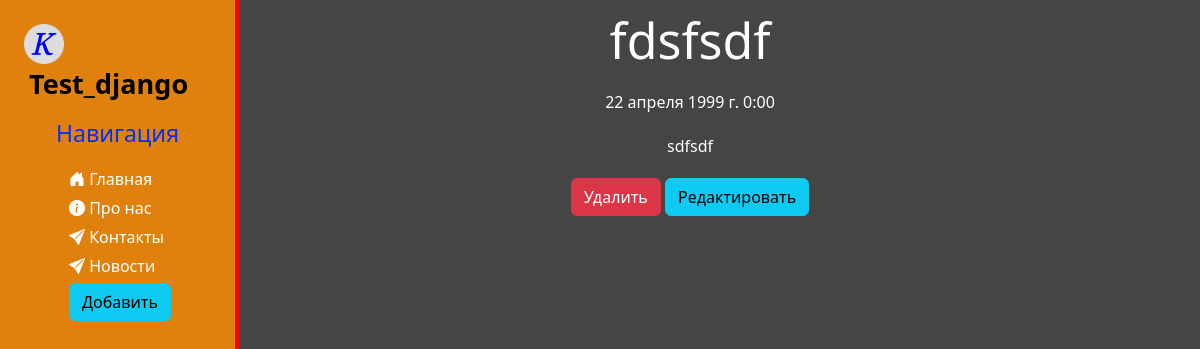
Page /news/4 on the committed database.
### news/models.py (models this page shows, shortened)
class Artiles(models.Model):
    title = models.CharField('Название', max_length=50)
    anons = models.CharField('Анонс', max_length=250,)
    full_text = models.TextField('Статья')
    date = models.DateTimeField('Дата публикации')
    class Meta:
        verbose_name = 'Новость'
        verbose_name_plural = 'Новости'

### news/views.py (the view)
class NewsDetailView(DetailView):
    model = Artiles
    template_name = 'news/details_new.html'
    context_object_name = 'artile'

### news/templates/news/details_new.html (shortened to what this page needs)
{% extends 'main/layout.html' %}
{% block content %}
    <div class="features">
        <h1>{{ artile.title }}</h1>
        <p>{{ artile.date }}</p>
        <p>{{ artile.full_text }}</p>
        <a href="{% url 'news-delete' artile.id %}" class="btn btn-danger">Удалить</a>
        <a href="{% url 'news-update' artile.id %}" class="btn btn-info">Редактировать</a>
    </div>
{% endblock  %}

### main/static/main/css/main.css (style rules this page uses)
body { background: rgba(0, 0, 0, 0.729); }
main .features { float: left; color: #fff; margin-top: 10px; text-align: center; width: 75%; }
main .features h1 { font-size: 50px; }
main .features p { max-width: 400px; margin: 20px auto; }

### rows in the picture
Artiles: title "fdsfsdf", date "22 апреля 1999 г. 0:00", full_text "sdfsdf"
